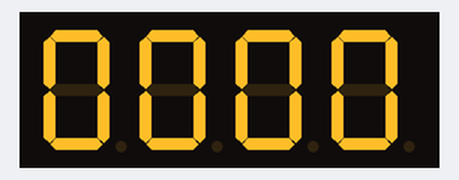
Simulated run of this sketch. Board: Arduino Uno, built with avr-gcc and run on an emulated ATmega328P. Parts: 4-digit seven-segment display. Random numbers use the default seed unless the sketch sets one.

Above: at 0.1 s.
At 4.1 s:
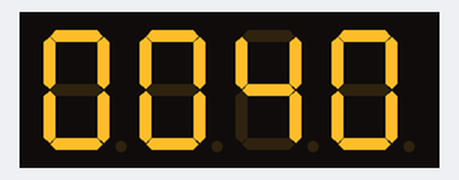
At 10.1 s:
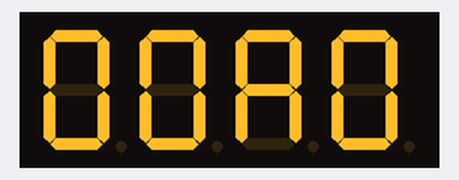
At 11.3 s:
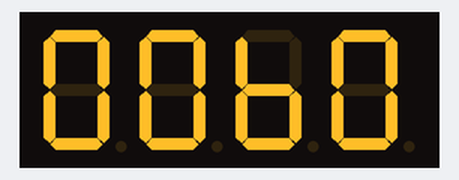
At 13.3 s:
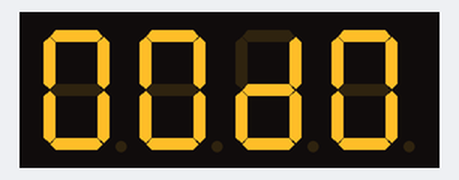
At 14.2 s:
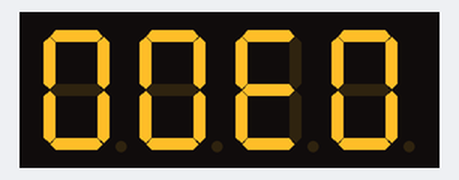

The sketch:

Daniel-Segmentanzeige.ino
```cpp
#include <Arduino.h>
#include <TM1637Display.h>

// Module connection pins (Digital Pins)
#define CLK 2
#define DIO 3

// The amount of time (in milliseconds) between tests
#define TEST_DELAY   200
#include <TimeLib.h>


const uint8_t SEG_DONE[] = {
	SEG_B | SEG_C | SEG_D | SEG_E | SEG_G,           // d
	SEG_A | SEG_B | SEG_C | SEG_D | SEG_E | SEG_F,   // O
	SEG_C | SEG_E | SEG_G,                           // n
	SEG_A | SEG_D | SEG_E | SEG_F | SEG_G            // E
	};

TM1637Display display(CLK, DIO);

void setup()
{
}

void loop()
{

  int rando1 = random(10);
  int rando2 = random(10);
  int rando3 = random(10);
  int rando4 = random(10);
  uint8_t data[] = { 0xff, 0xff, 0xff, 0x00 };
  display.setBrightness(0xf0);

  uint8_t blank[] = { 0x00, 0x00, 0x00, 0x00 };
  display.setBrightness(0x0f);


    int    h = hour();
    int    m = minute();
    int    s = second();
    int    sEiner, sZehner;

    sEiner = s;
    if(sEiner >= 10){
      sEiner = 0;
    }

    if(sEiner%10 == 0 && sEiner != 0){
      sZehner++;
    }


  // Selectively set different digits
  data[0] = display.encodeDigit(h);
  data[1] = display.encodeDigit(m);
  data[2] = display.encodeDigit(s);
  data[3] = display.encodeDigit(0);
  display.setSegments(data);
  delay(TEST_DELAY);


}
```

Measured:
- by itself, everything shown: repeats every 16.1 s, in 16 steps
- what the display in image 1 shows lasts 1.1 s, from 4.1 s to 5.2 s
- what the display in image 3 shows lasts 0.9 s, from 11.2 s to 12.1 s
